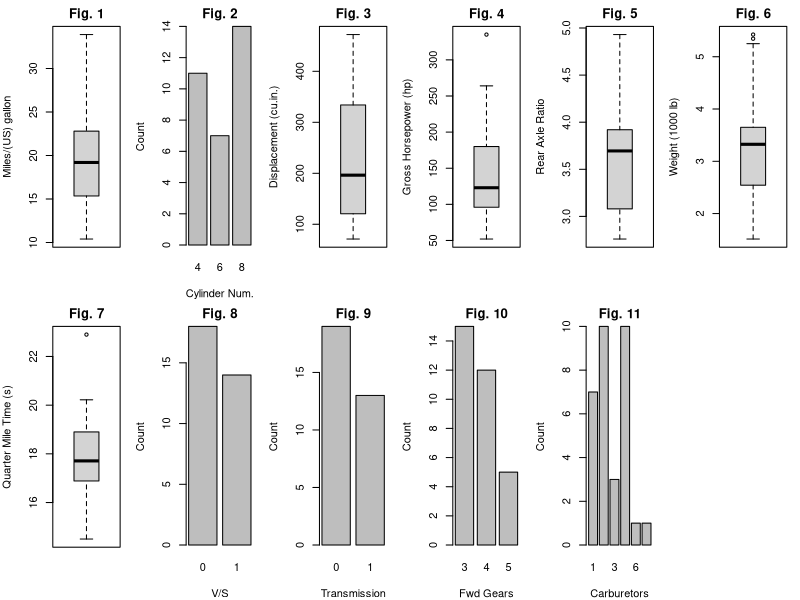

The R source for this figure: (Note: this script raises an error after producing the figure.)
## ---- chunk 1
data(mtcars)
mtcars2 <- mtcars
mtcars2[,c("cyl","vs","am","gear","carb")] <-
    as.data.frame(lapply(mtcars2[,c("cyl","vs","am","gear","carb")],as.factor))
## ---- chunk 2
par(mfrow=c(2,6),mar=c(4,4,2,1))
boxplot(mtcars2$mpg, ylab = "Miles/(US) gallon", xlab ="", main = "Fig. 1")
barplot(table(mtcars2$cyl), ylab = "Count", xlab = "Cylinder Num.", main = "Fig. 2")
boxplot(mtcars2$disp, ylab = "Displacement (cu.in.)", xlab ="", main = "Fig. 3")
boxplot(mtcars2$hp, ylab = "Gross Horsepower (hp)", xlab ="", main = "Fig. 4")
boxplot(mtcars2$drat, ylab = "Rear Axle Ratio", xlab ="", main = "Fig. 5")
boxplot(mtcars2$wt, ylab = "Weight (1000 lb)", xlab ="", main = "Fig. 6")
boxplot(mtcars2$qsec, ylab = "Quarter Mile Time (s)", xlab ="", main = "Fig. 7")
barplot(table(mtcars2$vs), ylab = "Count", xlab = "V/S", main = "Fig. 8")
barplot(table(mtcars2$am), ylab = "Count", xlab = "Transmission", main = "Fig. 9")
barplot(table(mtcars2$gear), ylab = "Count", xlab = "Fwd Gears", main = "Fig. 10")
barplot(table(mtcars2$carb), ylab = "Count", xlab = "Carburetors", main = "Fig. 11")
## ---- chunk 3
library(ggplot2)
library(GGally)
ggpairs(mtcars2, lower = list(continuous = "smooth"), params = c(method = "loess"), title= "Fig. 12")
## ---- chunk 4
library(leaps)
library(ggplot2)
regfit.fwd=regsubsets(mpg ~ ., data = mtcars2, nvmax = 12, method="forward")
qplot(x,y,data = data.frame(x=1:12,y=summary(regfit.fwd)$adjr2), 
      geom = c("point","smooth"), xlab = "Number of Predictors", 
      ylab = "Adjusted R-Squared", main = "Fig. 13")
## ---- chunk 5
fit <- lm(mpg ~ I(cyl == "6") + hp + wt + I(am == "1"), data = mtcars2)
par(mfrow = c(2,2))
plot(fit)
